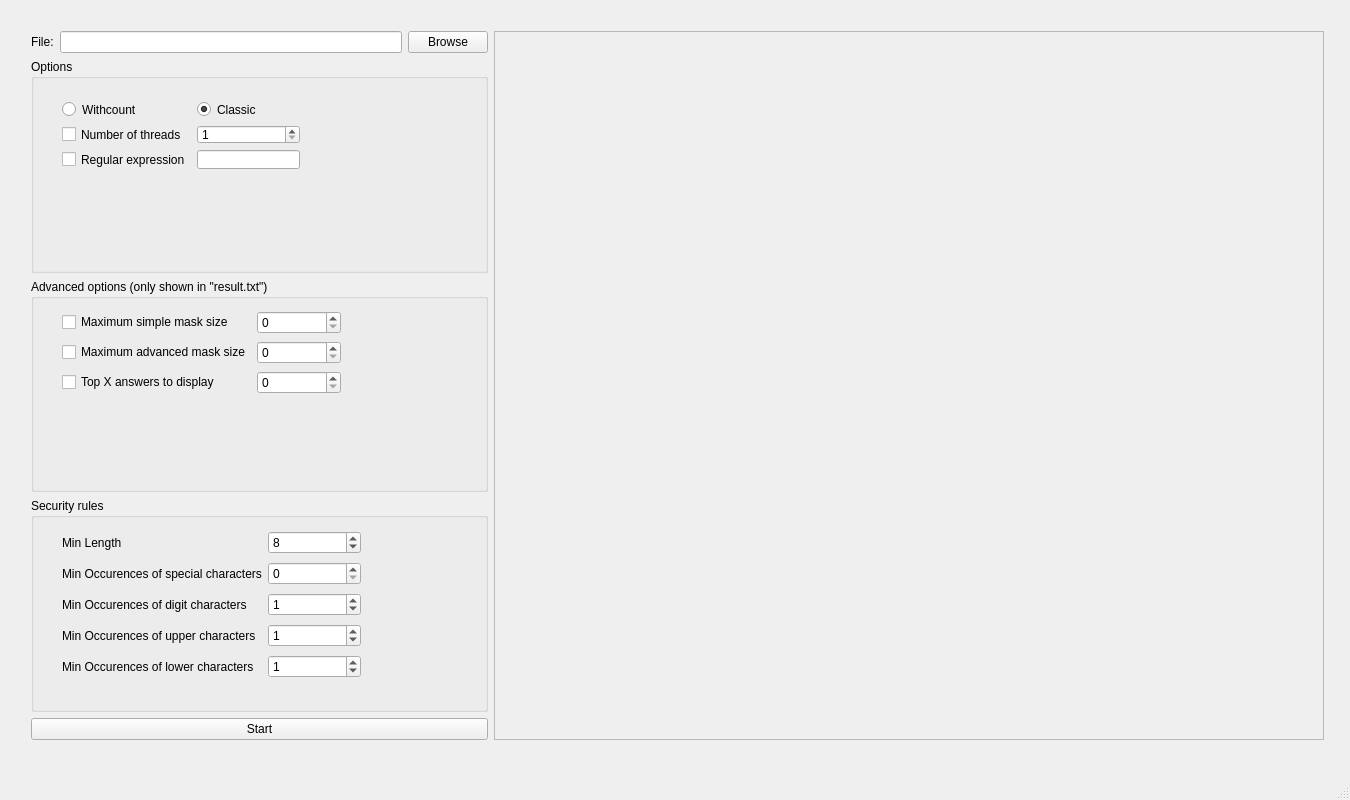
<?xml version="1.0" encoding="UTF-8"?>
<ui version="4.0">
 <class>MainWindow</class>
 <widget class="QMainWindow" name="MainWindow">
  <property name="enabled">
   <bool>true</bool>
  </property>
  <property name="geometry">
   <rect>
    <x>0</x>
    <y>0</y>
    <width>1350</width>
    <height>800</height>
   </rect>
  </property>
  <property name="sizePolicy">
   <sizepolicy hsizetype="Fixed" vsizetype="Fixed">
    <horstretch>0</horstretch>
    <verstretch>0</verstretch>
   </sizepolicy>
  </property>
  <property name="minimumSize">
   <size>
    <width>1350</width>
    <height>800</height>
   </size>
  </property>
  <property name="maximumSize">
   <size>
    <width>1350</width>
    <height>800</height>
   </size>
  </property>
  <property name="windowTitle">
   <string>GUI</string>
  </property>
  <widget class="QWidget" name="centralWidget">
   <widget class="QWidget" name="horizontalLayoutWidget">
    <property name="geometry">
     <rect>
      <x>20</x>
      <y>20</y>
      <width>1315</width>
      <height>731</height>
     </rect>
    </property>
    <layout class="QHBoxLayout" name="horizontalLayout">
     <item>
      <layout class="QGridLayout" name="gridLayout">
       <item row="0" column="1">
        <widget class="QLineEdit" name="fileLine">
         <property name="sizePolicy">
          <sizepolicy hsizetype="Expanding" vsizetype="Fixed">
           <horstretch>0</horstretch>
           <verstretch>0</verstretch>
          </sizepolicy>
         </property>
         <property name="minimumSize">
          <size>
           <width>300</width>
           <height>0</height>
          </size>
         </property>
         <property name="maximumSize">
          <size>
           <width>1000000</width>
           <height>16777215</height>
          </size>
         </property>
        </widget>
       </item>
       <item row="0" column="0">
        <widget class="QLabel" name="fileLabel">
         <property name="text">
          <string>File:</string>
         </property>
        </widget>
       </item>
       <item row="0" column="2">
        <widget class="QPushButton" name="Browser">
         <property name="text">
          <string>Browse</string>
         </property>
        </widget>
       </item>
       <item row="1" column="0" colspan="3">
        <widget class="QGroupBox" name="groupBox">
         <property name="title">
          <string>Options</string>
         </property>
         <widget class="QWidget" name="gridLayoutWidget_2">
          <property name="geometry">
           <rect>
            <x>20</x>
            <y>30</y>
            <width>260</width>
            <height>91</height>
           </rect>
          </property>
          <layout class="QGridLayout" name="gridLayout_2">
           <item row="2" column="1">
            <widget class="QLineEdit" name="RegexlineEdit"/>
           </item>
           <item row="0" column="0">
            <widget class="QRadioButton" name="withcountButton">
             <property name="text">
              <string>Withcount</string>
             </property>
            </widget>
           </item>
           <item row="1" column="0">
            <widget class="QCheckBox" name="threadsCheckBox">
             <property name="text">
              <string>Number of threads</string>
             </property>
            </widget>
           </item>
           <item row="2" column="0">
            <widget class="QCheckBox" name="regexCheckBox">
             <property name="text">
              <string>Regular expression</string>
             </property>
            </widget>
           </item>
           <item row="0" column="1">
            <widget class="QRadioButton" name="classicButton">
             <property name="text">
              <string>Classic</string>
             </property>
             <property name="checked">
              <bool>true</bool>
             </property>
            </widget>
           </item>
           <item row="1" column="1">
            <widget class="QSpinBox" name="threadNumberSpin">
             <property name="minimum">
              <number>1</number>
             </property>
            </widget>
           </item>
          </layout>
         </widget>
        </widget>
       </item>
       <item row="3" column="0" colspan="3">
        <widget class="QGroupBox" name="groupBox_2">
         <property name="title">
          <string>Security rules</string>
         </property>
         <widget class="QWidget" name="gridLayoutWidget_3">
          <property name="geometry">
           <rect>
            <x>20</x>
            <y>20</y>
            <width>321</width>
            <height>174</height>
           </rect>
          </property>
          <layout class="QGridLayout" name="gridLayout_3">
           <item row="3" column="0">
            <widget class="QLabel" name="upperLabel">
             <property name="text">
              <string>Min Occurences of upper characters</string>
             </property>
            </widget>
           </item>
           <item row="1" column="0">
            <widget class="QLabel" name="specialLabel">
             <property name="text">
              <string>Min Occurences of special characters</string>
             </property>
            </widget>
           </item>
           <item row="4" column="0">
            <widget class="QLabel" name="lowerLabel">
             <property name="text">
              <string>Min Occurences of lower characters</string>
             </property>
            </widget>
           </item>
           <item row="2" column="0">
            <widget class="QLabel" name="digitLabel">
             <property name="text">
              <string>Min Occurences of digit characters</string>
             </property>
            </widget>
           </item>
           <item row="0" column="0">
            <widget class="QLabel" name="lengthLabel">
             <property name="text">
              <string>Min Length</string>
             </property>
            </widget>
           </item>
           <item row="0" column="1">
            <widget class="QSpinBox" name="MinLenSpin">
             <property name="value">
              <number>8</number>
             </property>
            </widget>
           </item>
           <item row="1" column="1">
            <widget class="QSpinBox" name="MinOccSpecialSpin"/>
           </item>
           <item row="2" column="1">
            <widget class="QSpinBox" name="MinOccDigitsSpin">
             <property name="value">
              <number>1</number>
             </property>
            </widget>
           </item>
           <item row="3" column="1">
            <widget class="QSpinBox" name="MinOccUpperSpin">
             <property name="value">
              <number>1</number>
             </property>
            </widget>
           </item>
           <item row="4" column="1">
            <widget class="QSpinBox" name="MinOccLowerSpin">
             <property name="value">
              <number>1</number>
             </property>
            </widget>
           </item>
          </layout>
         </widget>
        </widget>
       </item>
       <item row="2" column="0" colspan="3">
        <widget class="QGroupBox" name="groupBox_3">
         <property name="title">
          <string>Advanced options (only shown in &quot;result.txt&quot;)</string>
         </property>
         <widget class="QWidget" name="gridLayoutWidget_4">
          <property name="geometry">
           <rect>
            <x>20</x>
            <y>20</y>
            <width>301</width>
            <height>107</height>
           </rect>
          </property>
          <layout class="QGridLayout" name="gridLayout_4">
           <item row="1" column="0">
            <widget class="QCheckBox" name="maxAdvancedCheckBox">
             <property name="text">
              <string>Maximum advanced mask size</string>
             </property>
            </widget>
           </item>
           <item row="2" column="0">
            <widget class="QCheckBox" name="topCheckBox">
             <property name="text">
              <string>Top X answers to display</string>
             </property>
            </widget>
           </item>
           <item row="0" column="0">
            <widget class="QCheckBox" name="maxSimpleCheckBox">
             <property name="text">
              <string>Maximum simple mask size</string>
             </property>
            </widget>
           </item>
           <item row="0" column="1">
            <widget class="QSpinBox" name="MaxSimpleMaxSpin"/>
           </item>
           <item row="1" column="1">
            <widget class="QSpinBox" name="MaxAdvMaskSpin"/>
           </item>
           <item row="2" column="1">
            <widget class="QSpinBox" name="TopXAnswerSpin"/>
           </item>
          </layout>
         </widget>
        </widget>
       </item>
       <item row="4" column="0" colspan="3">
        <widget class="QPushButton" name="startButton">
         <property name="text">
          <string>Start</string>
         </property>
        </widget>
       </item>
      </layout>
     </item>
     <item>
      <widget class="QFrame" name="resultFrame">
       <property name="minimumSize">
        <size>
         <width>830</width>
         <height>0</height>
        </size>
       </property>
       <property name="frameShape">
        <enum>QFrame::StyledPanel</enum>
       </property>
       <property name="frameShadow">
        <enum>QFrame::Raised</enum>
       </property>
       <widget class="QLabel" name="AnalyzedLabel">
        <property name="geometry">
         <rect>
          <x>20</x>
          <y>10</y>
          <width>791</width>
          <height>17</height>
         </rect>
        </property>
        <property name="text">
         <string/>
        </property>
       </widget>
       <widget class="QLabel" name="securityLabel">
        <property name="geometry">
         <rect>
          <x>270</x>
          <y>30</y>
          <width>541</width>
          <height>20</height>
         </rect>
        </property>
        <property name="text">
         <string/>
        </property>
       </widget>
       <widget class="QLabel" name="resultLabel">
        <property name="geometry">
         <rect>
          <x>370</x>
          <y>700</y>
          <width>451</width>
          <height>20</height>
         </rect>
        </property>
        <property name="text">
         <string/>
        </property>
       </widget>
       <widget class="QWidget" name="lengthWidget" native="true">
        <property name="geometry">
         <rect>
          <x>0</x>
          <y>60</y>
          <width>830</width>
          <height>271</height>
         </rect>
        </property>
        <property name="minimumSize">
         <size>
          <width>800</width>
          <height>0</height>
         </size>
        </property>
       </widget>
       <widget class="QWidget" name="charsetWidget" native="true">
        <property name="geometry">
         <rect>
          <x>0</x>
          <y>340</y>
          <width>830</width>
          <height>361</height>
         </rect>
        </property>
       </widget>
      </widget>
     </item>
    </layout>
   </widget>
  </widget>
  <widget class="QMenuBar" name="menuBar">
   <property name="geometry">
    <rect>
     <x>0</x>
     <y>0</y>
     <width>1350</width>
     <height>20</height>
    </rect>
   </property>
  </widget>
  <widget class="QStatusBar" name="statusBar"/>
 </widget>
 <layoutdefault spacing="6" margin="11"/>
 <resources/>
 <connections/>
</ui>
